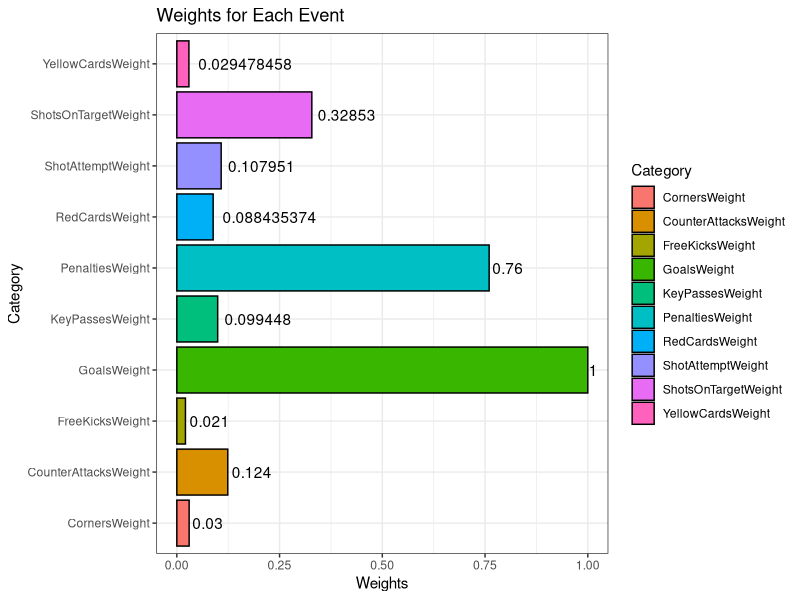
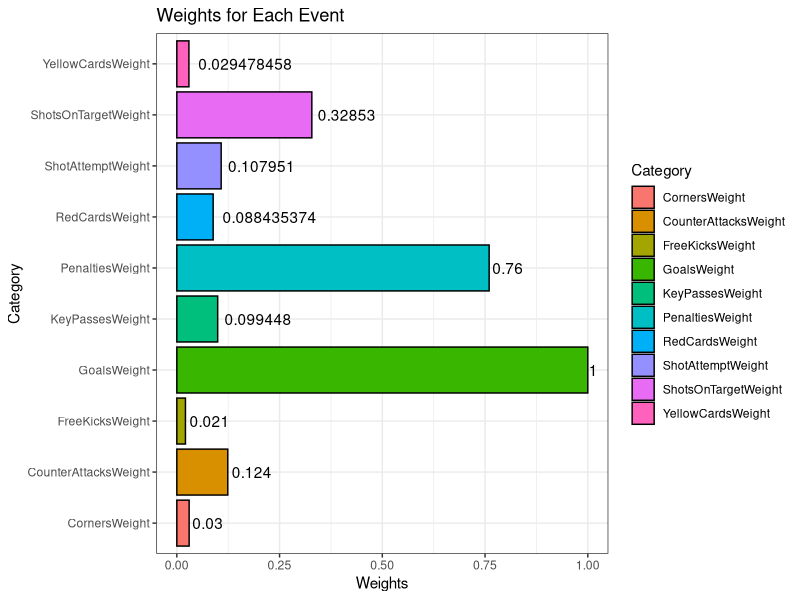

Write R code to recreate these figures, in order.
## ---- chunk 1
library(tidyverse)
library(ggplot2)
## ---- chunk 2
weights <- read_csv("Weights.csv")

weightplot <- ggplot(data=weights, aes(x=Weights, y=Category, fill=Category)) + geom_bar(stat="identity", color="black") + ggtitle("Weights for Each Event") + geom_text(aes(label=Weights), hjust=-0.1, position=position_dodge(width=1), inherit.aes = TRUE) + theme_bw()
weightplot

ggsave("Weight.jpeg", weightplot)

